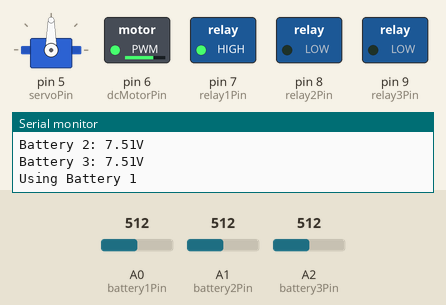
This sketch was run on a simulated Arduino Uno, built with avr-gcc and run on an emulated ATmega328P. Shown: servo, switched loads named in the sketch (green lamp = pin HIGH), the last lines printed to the serial monitor. The test bench sets the inputs (shaded band); at power-on: A1 (battery2Pin) = 512, A2 (battery3Pin) = 512, A0 (battery1Pin) = 512.

Above: at 1.8 s.
1.9 s: A1 (battery2Pin) set to 521
At 3.2 s:
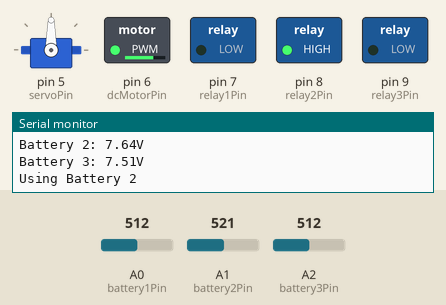
3.5 s: A2 (battery3Pin) set to 532
At 5.2 s:
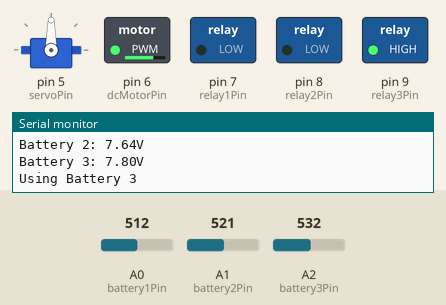
5.5 s: A2 (battery3Pin) set to 511
At 7.2 s:
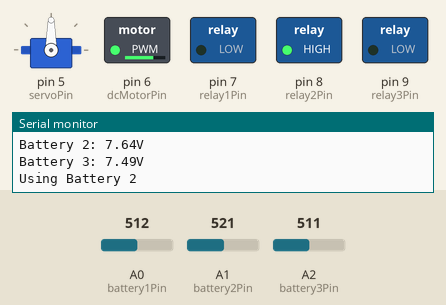
7.5 s: A2 (battery3Pin) set to 716
At 8.4 s:
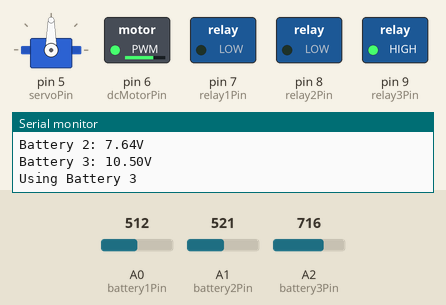
Timing chart, 0 to 10.5 s (numbered marks = the images above; inputs shaded):
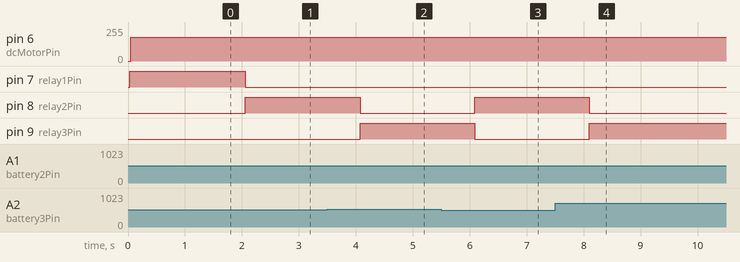

The sketch:

bms.ino
```cpp
// Dual Battery Management System
// Arduino UNO | 3x3.7V Li-ion (11.1V) | Servo & DC Motor
// Ramco Institute of Technology - Kiruthika R

#include <Servo.h>

Servo myServo;

const int battery1Pin = A0; // Battery 1 voltage sensor
const int battery2Pin = A1; // Battery 2 voltage sensor
const int battery3Pin = A2; // Battery 3 voltage sensor
const int relay1Pin = 7;    // Relay for Battery 1
const int relay2Pin = 8;    // Relay for Battery 2
const int relay3Pin = 9;    // Relay for Battery 3
const int dcMotorPin = 6;   // DC Motor control pin
const int servoPin = 5;     // Servo motor pin

float readVoltage(int pin) {
  int raw = analogRead(pin);
  float voltage = (raw / 1023.0) * 5.0 * 3.0;
  return voltage;
}

void setup() {
  Serial.begin(9600);
  pinMode(relay1Pin, OUTPUT);
  pinMode(relay2Pin, OUTPUT);
  pinMode(relay3Pin, OUTPUT);
  pinMode(dcMotorPin, OUTPUT);
  myServo.attach(servoPin);
  Serial.println("Dual Battery Management System Started...");
}

void loop() {
  float v1 = readVoltage(battery1Pin);
  float v2 = readVoltage(battery2Pin);
  float v3 = readVoltage(battery3Pin);

  Serial.print("Battery 1: "); Serial.print(v1); Serial.println("V");
  Serial.print("Battery 2: "); Serial.print(v2); Serial.println("V");
  Serial.print("Battery 3: "); Serial.print(v3); Serial.println("V");

  // Auto switch to highest voltage battery
  if (v1 >= v2 && v1 >= v3 && v1 > 3.0) {
    digitalWrite(relay1Pin, HIGH);
    digitalWrite(relay2Pin, LOW);
    digitalWrite(relay3Pin, LOW);
    Serial.println("Using Battery 1");
  } else if (v2 >= v1 && v2 >= v3 && v2 > 3.0) {
    digitalWrite(relay1Pin, LOW);
    digitalWrite(relay2Pin, HIGH);
    digitalWrite(relay3Pin, LOW);
    Serial.println("Using Battery 2");
  } else if (v3 > 3.0) {
    digitalWrite(relay1Pin, LOW);
    digitalWrite(relay2Pin, LOW);
    digitalWrite(relay3Pin, HIGH);
    Serial.println("Using Battery 3");
  } else {
    // All batteries low
    digitalWrite(relay1Pin, LOW);
    digitalWrite(relay2Pin, LOW);
    digitalWrite(relay3Pin, LOW);
    Serial.println("All batteries low!");
  }

  // Run DC motor and Servo
  analogWrite(dcMotorPin, 180);
  myServo.write(90);
  delay(1000);
}
```

Measured:
- the behaviour switches between 512 and 513 on A1 (battery2Pin) (found by bisection; images 0 and 1)
- the behaviour switches between 521 and 522 on A2 (battery3Pin) (found by bisection; images 1 and 2)
- after the input at 1.9 s, pin 7 (relay1Pin): HIGH → LOW after 0.16 s; pin 8 (relay2Pin): LOW → HIGH after 0.16 s
- after the input at 3.5 s, pin 8 (relay2Pin): HIGH → LOW after 0.57 s; pin 9 (relay3Pin): LOW → HIGH after 0.57 s
- after the input at 5.5 s, pin 8 (relay2Pin): LOW → HIGH after 0.59 s; pin 9 (relay3Pin): HIGH → LOW after 0.59 s
- after the input at 7.5 s, pin 8 (relay2Pin): HIGH → LOW after 0.60 s; pin 9 (relay3Pin): LOW → HIGH after 0.60 s
